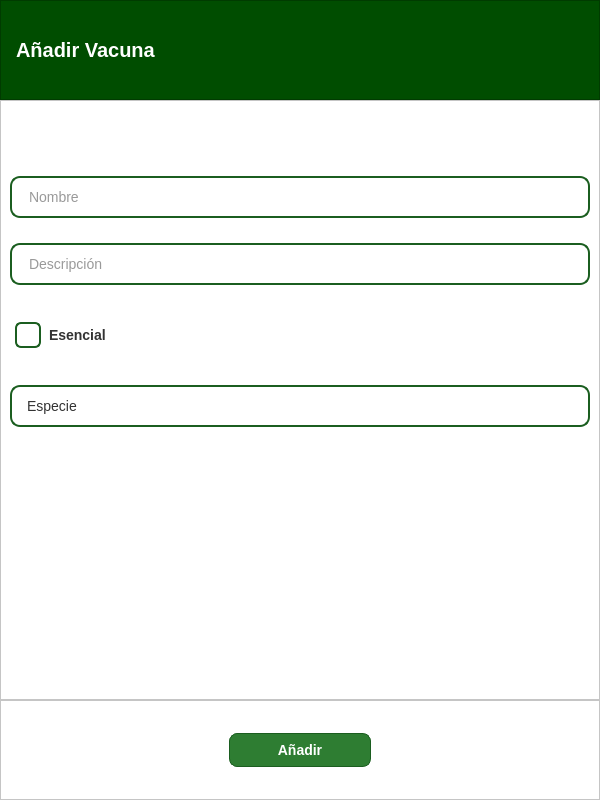
<?xml version="1.0" encoding="UTF-8"?>
<ui version="4.0">
 <class>Dialog</class>
 <widget class="QDialog" name="Dialog">
  <property name="geometry">
   <rect>
    <x>0</x>
    <y>0</y>
    <width>600</width>
    <height>800</height>
   </rect>
  </property>
  <property name="minimumSize">
   <size>
    <width>400</width>
    <height>400</height>
   </size>
  </property>
  <property name="maximumSize">
   <size>
    <width>600</width>
    <height>800</height>
   </size>
  </property>
  <property name="windowTitle">
   <string>Dialog</string>
  </property>
  <layout class="QVBoxLayout" name="verticalLayout" stretch="1,6,1">
   <property name="spacing">
    <number>0</number>
   </property>
   <property name="leftMargin">
    <number>0</number>
   </property>
   <property name="topMargin">
    <number>0</number>
   </property>
   <property name="rightMargin">
    <number>0</number>
   </property>
   <property name="bottomMargin">
    <number>0</number>
   </property>
   <item>
    <widget class="QFrame" name="frame_superior">
     <property name="styleSheet">
      <string notr="true">#frame_superior{
	background-color: #004d00
}

#titulo{
	color: white; 
	font-size: 20px; 
	font-weight: bold; 
}</string>
     </property>
     <property name="frameShape">
      <enum>QFrame::StyledPanel</enum>
     </property>
     <property name="frameShadow">
      <enum>QFrame::Raised</enum>
     </property>
     <layout class="QHBoxLayout" name="horizontalLayout">
      <property name="leftMargin">
       <number>15</number>
      </property>
      <item>
       <widget class="QLabel" name="titulo">
        <property name="text">
         <string>Añadir Vacuna</string>
        </property>
       </widget>
      </item>
      <item>
       <spacer name="horizontalSpacer">
        <property name="orientation">
         <enum>Qt::Horizontal</enum>
        </property>
        <property name="sizeHint" stdset="0">
         <size>
          <width>602</width>
          <height>20</height>
         </size>
        </property>
       </spacer>
      </item>
     </layout>
    </widget>
   </item>
   <item>
    <widget class="QFrame" name="frame">
     <property name="styleSheet">
      <string notr="true">.QFrame{
	background-color:white;
}

/* --- Estilo Base para TODOS los inputs (Linea 2, Linea 3, Linea 4, Linea 5, Linea 6) --- */
QLineEdit, QComboBox, QDateEdit, QPlainTextEdit {
    border: 2px solid #1b5e20; /* El borde verde oscuro */
    border-radius: 10px;        /* Bordes bien redondeados */
    padding: 10px 15px;         /* Aire dentro de la caja */
    color: #333333;             /* Color del texto que escribe el usuario */
    font-size: 14px;
}

/* Efecto al pasar el ratón (Hover) y al hacer clic (Focus) */
QLineEdit:hover, QComboBox:hover, QDateEdit:hover, QPlainTextEdit:focus {
    background-color: #f9f9f9; /* Un gris casi imperceptible */
    border-color: #4caf50;      /* Verde más brillante */
}

/* --- Estilo para el texto de ayuda (Placeholder gris) --- */
/* (Para QLineEdit, QDateEdit y QPlainTextEdit) */
QLineEdit::placeholder, QPlainTextEdit::placeholder {
    color: #888888; /* Gris suave */
    font-style: italic; /* Un toque de estilo */
}

QComboBox::drop-down {
    border: none;
    width: 30px;
}

/* Estilo de la flechita (puedes usar una imagen o un caracter) */
QComboBox::down-arrow {
    width: 12px;
    height: 12px;
}

/* --- Título &quot;Sexo del animal:&quot; --- */
QLabel#lbl_sexo_titulo {
    color: #1b5e20;
    font-weight: bold;
    font-size: 14px;
    margin-bottom: 5px;
}

/* --- Estilo para los Checkboxes (Macho / Hembra) --- */
QCheckBox {
    color: #333333;
    font-size: 14px;
    spacing: 10px; /* Espacio entre el cuadro y el texto */
}

/* Estilo del cuadradito del Checkbox */
QCheckBox::indicator {
    width: 20px;
    height: 20px;
    border: 2px solid #1b5e20;
    border-radius: 5px;
    background-color: white;
}

/* Cuando está marcado (Checked) */
QCheckBox::indicator:checked {
    background-color: #1b5e20; /* Fondo verde completo */
    image: url(assets/check_white.png); /* Necesitarás un icono de check blanco */
}

/* Hacemos que el área del botón ocupe todo el widget */
QDateEdit::drop-down {
    subcontrol-origin: margin;
    subcontrol-position: center; /* Centramos el área de clic */
    width: 1000px; /* Un ancho exagerado para que cubra todo el campo */
    border: none;
    background: transparent;
}

/* Colocamos el icono de la fecha a la derecha de forma visual */
QDateEdit::down-arrow {
    image: url(img/calendario.png);
    width: 20px;
    height: 20px;
    /* Movemos el icono a la derecha para que no estorbe al texto */
    margin-left: 350px; 
}

/* Estilo general del CheckBox (el texto y el espacio) */
QCheckBox {
    color: #333333;
    font-size: 14px;
    font-weight: 500;
    spacing: 8px; /* Espacio entre el cuadro y el texto &quot;Macho/Hembra&quot; */
    padding: 5px;
}

/* 1. El cuadro (indicador) en estado normal */
QCheckBox::indicator {
    width: 22px;
    height: 22px;
    border: 2px solid #1b5e20; /* Borde verde oscuro igual que los inputs */
    border-radius: 6px;        /* Bordes suavemente redondeados */
    background-color: white;
}

/* 2. Cuando pasas el ratón por encima (Hover) */
QCheckBox::indicator:hover {
    border-color: #4caf50;      /* Verde más claro */
    background-color: #f1f8e9; /* Un toque de fondo verdoso muy suave */
}

/* 3. Cuando está MARCADO (Checked) */
QCheckBox::indicator:checked {
    background-color: #1b5e20; /* Fondo verde sólido */
    border-color: #1b5e20;
    /* Aquí definimos el &quot;check&quot; blanco. 
       Si no tienes una imagen, podemos usar un estilo de borde para simularlo, 
       pero lo mejor es usar un icono PNG blanco */
    image: url(assets/check_blanco.png); 
}

/* 4. Cuando está marcado y pasas el ratón */
QCheckBox::indicator:checked:hover {
    background-color: #2e7d32;
    border-color: #2e7d32;
}

/* 5. Estado deshabilitado (por si acaso) */
QCheckBox:disabled {
    color: #aaaaaa;
}

QCheckBox::indicator:disabled {
    border-color: #cccccc;
    background-color: #eeeeee;
}</string>
     </property>
     <property name="frameShape">
      <enum>QFrame::StyledPanel</enum>
     </property>
     <property name="frameShadow">
      <enum>QFrame::Raised</enum>
     </property>
     <layout class="QVBoxLayout" name="verticalLayout_2">
      <property name="spacing">
       <number>25</number>
      </property>
      <property name="topMargin">
       <number>75</number>
      </property>
      <item>
       <widget class="QLineEdit" name="input_nombre">
        <property name="placeholderText">
         <string>Nombre</string>
        </property>
       </widget>
      </item>
      <item>
       <widget class="QLineEdit" name="input_descripcion">
        <property name="placeholderText">
         <string>Descripción</string>
        </property>
       </widget>
      </item>
      <item>
       <widget class="QCheckBox" name="input_esencial">
        <property name="minimumSize">
         <size>
          <width>60</width>
          <height>50</height>
         </size>
        </property>
        <property name="layoutDirection">
         <enum>Qt::LeftToRight</enum>
        </property>
        <property name="text">
         <string>Esencial</string>
        </property>
       </widget>
      </item>
      <item>
       <widget class="QComboBox" name="input_especie">
        <item>
         <property name="text">
          <string>Especie</string>
         </property>
        </item>
       </widget>
      </item>
      <item>
       <spacer name="verticalSpacer">
        <property name="orientation">
         <enum>Qt::Vertical</enum>
        </property>
        <property name="sizeHint" stdset="0">
         <size>
          <width>20</width>
          <height>40</height>
         </size>
        </property>
       </spacer>
      </item>
     </layout>
    </widget>
   </item>
   <item>
    <widget class="QFrame" name="frame_2">
     <property name="styleSheet">
      <string notr="true">.QFrame{
	background-color: white;
}

/* Estilo general del botón en estado normal */
QPushButton {
    background-color: #2e7d32; /* Un verde más suave y oscuro, tipo &quot;Forest Green&quot; */
    color: white; /* Texto blanco */
    border: 1px solid #1b5e20; /* Un borde sutil aún más oscuro */
    border-radius: 8px; /* Bordes redondeados modernos */
    font-size: 14px;
    font-weight: bold; /* Texto en negrita */
    padding-top: 8px; /* &quot;Aire&quot; arriba y abajo */
    padding-bottom: 8px;
    padding-left: 20px; /* &quot;Aire&quot; a los lados */
    padding-right: 20px;
    min-width: 100px; /* Ancho mínimo para que no se encoja mucho */
}

/* Efecto al pasar el ratón (Hover) */
QPushButton:hover {
    background-color: #388e3c; /* Un verde un poco más claro al hacer hover */
    border: 1px solid #2e7d32;
}

/* Efecto al hacer clic (Pressed) */
QPushButton:pressed {
    background-color: #1b5e20; /* Más oscuro aún cuando está pulsado */
    padding-top: 10px; /* Efecto sutil de presión */
    padding-bottom: 6px;
}</string>
     </property>
     <property name="frameShape">
      <enum>QFrame::StyledPanel</enum>
     </property>
     <property name="frameShadow">
      <enum>QFrame::Raised</enum>
     </property>
     <layout class="QHBoxLayout" name="horizontalLayout_2">
      <item>
       <spacer name="horizontalSpacer_2">
        <property name="orientation">
         <enum>Qt::Horizontal</enum>
        </property>
        <property name="sizeType">
         <enum>QSizePolicy::Fixed</enum>
        </property>
        <property name="sizeHint" stdset="0">
         <size>
          <width>250</width>
          <height>20</height>
         </size>
        </property>
       </spacer>
      </item>
      <item>
       <widget class="QPushButton" name="btn_vacuna">
        <property name="text">
         <string>Añadir</string>
        </property>
       </widget>
      </item>
      <item>
       <spacer name="horizontalSpacer_3">
        <property name="orientation">
         <enum>Qt::Horizontal</enum>
        </property>
        <property name="sizeType">
         <enum>QSizePolicy::Fixed</enum>
        </property>
        <property name="sizeHint" stdset="0">
         <size>
          <width>250</width>
          <height>20</height>
         </size>
        </property>
       </spacer>
      </item>
     </layout>
    </widget>
   </item>
  </layout>
 </widget>
 <resources/>
 <connections/>
</ui>
